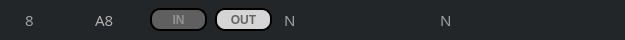
    <widget class="QGroupBox" name="groupBox_10">
     <property name="geometry">
      <rect>
       <x>10</x>
       <y>366</y>
       <width>625</width>
       <height>40</height>
      </rect>
     </property>
     <property name="styleSheet">
      <string notr="true">background-color: rgb(35, 38, 41);
border: 1px solid rgb(35, 38, 41);
border-radius: 17px
</string>
     </property>
     <property name="title">
      <string/>
     </property>
     <widget class="QLabel" name="Caridlb_8">
      <property name="geometry">
       <rect>
        <x>20</x>
        <y>12</y>
        <width>21</width>
        <height>16</height>
       </rect>
      </property>
      <property name="font">
       <font>
        <family>AppleSDGothicNeoB00</family>
        <pointsize>11</pointsize>
        <weight>50</weight>
        <bold>false</bold>
       </font>
      </property>
      <property name="styleSheet">
       <string notr="true">color: rgb(159, 161, 162);
</string>
      </property>
      <property name="text">
       <string>8</string>
      </property>
     </widget>
     <widget class="QLabel" name="Caridlb_a8">
      <property name="geometry">
       <rect>
        <x>90</x>
        <y>12</y>
        <width>31</width>
        <height>16</height>
       </rect>
      </property>
      <property name="font">
       <font>
        <family>AppleSDGothicNeoB00</family>
        <pointsize>11</pointsize>
        <weight>50</weight>
        <bold>false</bold>
       </font>
      </property>
      <property name="styleSheet">
       <string notr="true">color: rgb(177, 177, 177);</string>
      </property>
      <property name="text">
       <string>A8</string>
      </property>
     </widget>
     <widget class="QPushButton" name="CarID8btIN">
      <property name="geometry">
       <rect>
        <x>150</x>
        <y>8</y>
        <width>57</width>
        <height>23</height>
       </rect>
      </property>
      <property name="font">
       <font>
        <weight>75</weight>
        <bold>true</bold>
       </font>
      </property>
      <property name="styleSheet">
       <string notr="true">QPushButton#CarID8btIN{
	background-color: rgb(95, 95, 95);
	color : rgb(146,146,146);
	border: 2px solid rgb(0,0,0);
	border-radius: 10px
}
</string>
      </property>
      <property name="text">
       <string>IN</string>
      </property>
     </widget>
     <widget class="QLabel" name="A8Carnamelb">
      <property name="geometry">
       <rect>
        <x>435</x>
        <y>12</y>
        <width>139</width>
        <height>16</height>
       </rect>
      </property>
      <property name="font">
       <font>
        <family>AppleSDGothicNeoB00</family>
        <pointsize>11</pointsize>
       </font>
      </property>
      <property name="styleSheet">
       <string notr="true">color: rgb(159, 161, 162);</string>
      </property>
      <property name="text">
       <string>N</string>
      </property>
     </widget>
     <widget class="QLabel" name="A8timerlb">
      <property name="geometry">
       <rect>
        <x>279</x>
        <y>12</y>
        <width>56</width>
        <height>16</height>
       </rect>
      </property>
      <property name="font">
       <font>
        <family>AppleSDGothicNeoB00</family>
        <pointsize>11</pointsize>
       </font>
      </property>
      <property name="styleSheet">
       <string notr="true">color: rgb(159, 161, 162);</string>
      </property>
      <property name="text">
       <string>N</string>
      </property>
     </widget>
     <widget class="QPushButton" name="CarID8btOut">
      <property name="geometry">
       <rect>
        <x>215</x>
        <y>8</y>
        <width>57</width>
        <height>23</height>
       </rect>
      </property>
      <property name="font">
       <font>
        <weight>75</weight>
        <bold>true</bold>
       </font>
      </property>
      <property name="styleSheet">
       <string notr="true">QPushButton#CarID8btOut{
	background-color: rgb(213, 213, 213);
	color : rgb(101,101,101);
	border: 2px solid rgb(0,0,0);
	border-radius: 10px
}
</string>
      </property>
      <property name="text">
       <string>OUT</string>
      </property>
     </widget>
     <widget class="QLabel" name="Car8Statelb">
      <property name="geometry">
       <rect>
        <x>348</x>
        <y>10</y>
        <width>31</width>
        <height>21</height>
       </rect>
      </property>
      <property name="text">
       <string/>
      </property>
     </widget>
    </widget>
